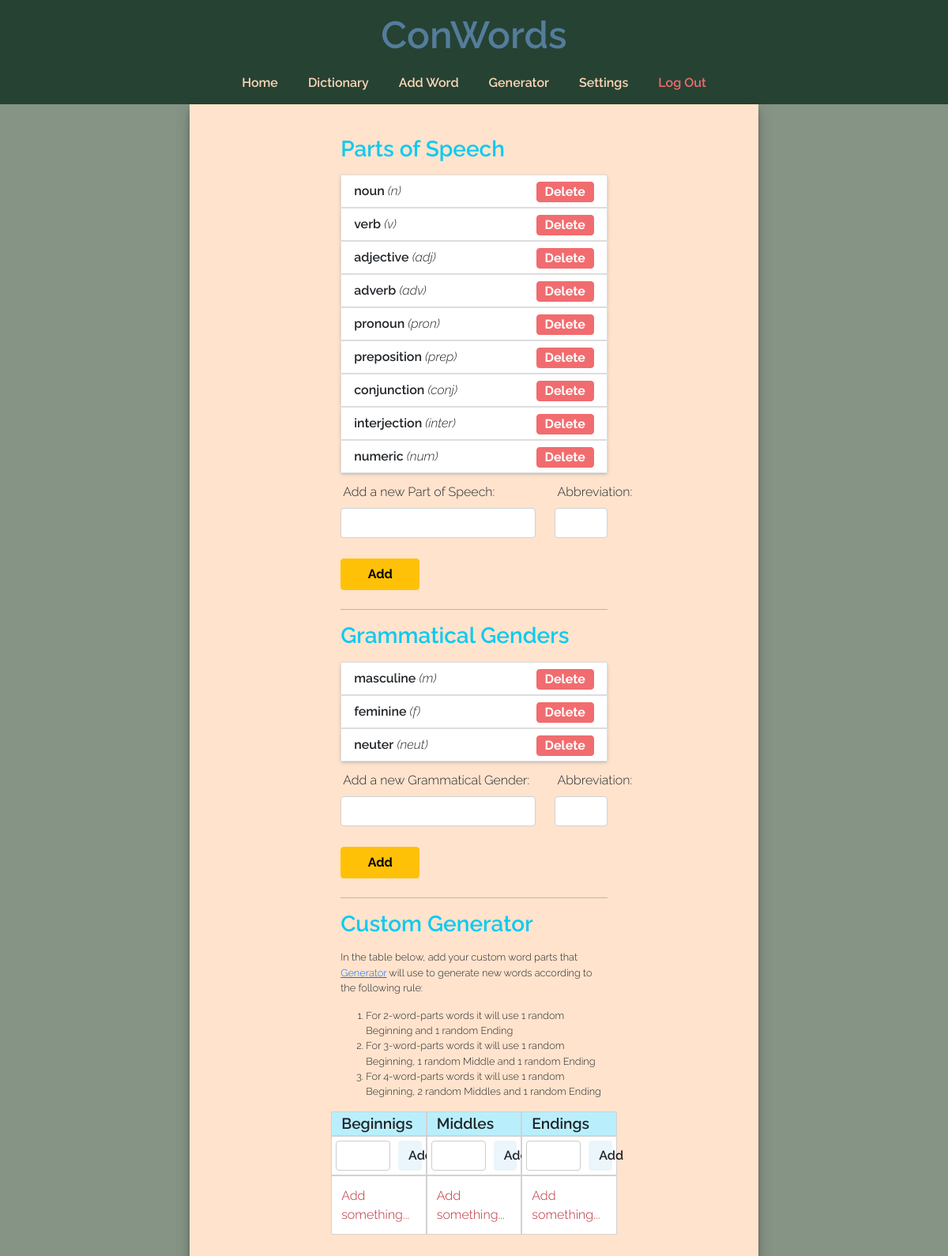
The app's page /settings (signed in), older data.
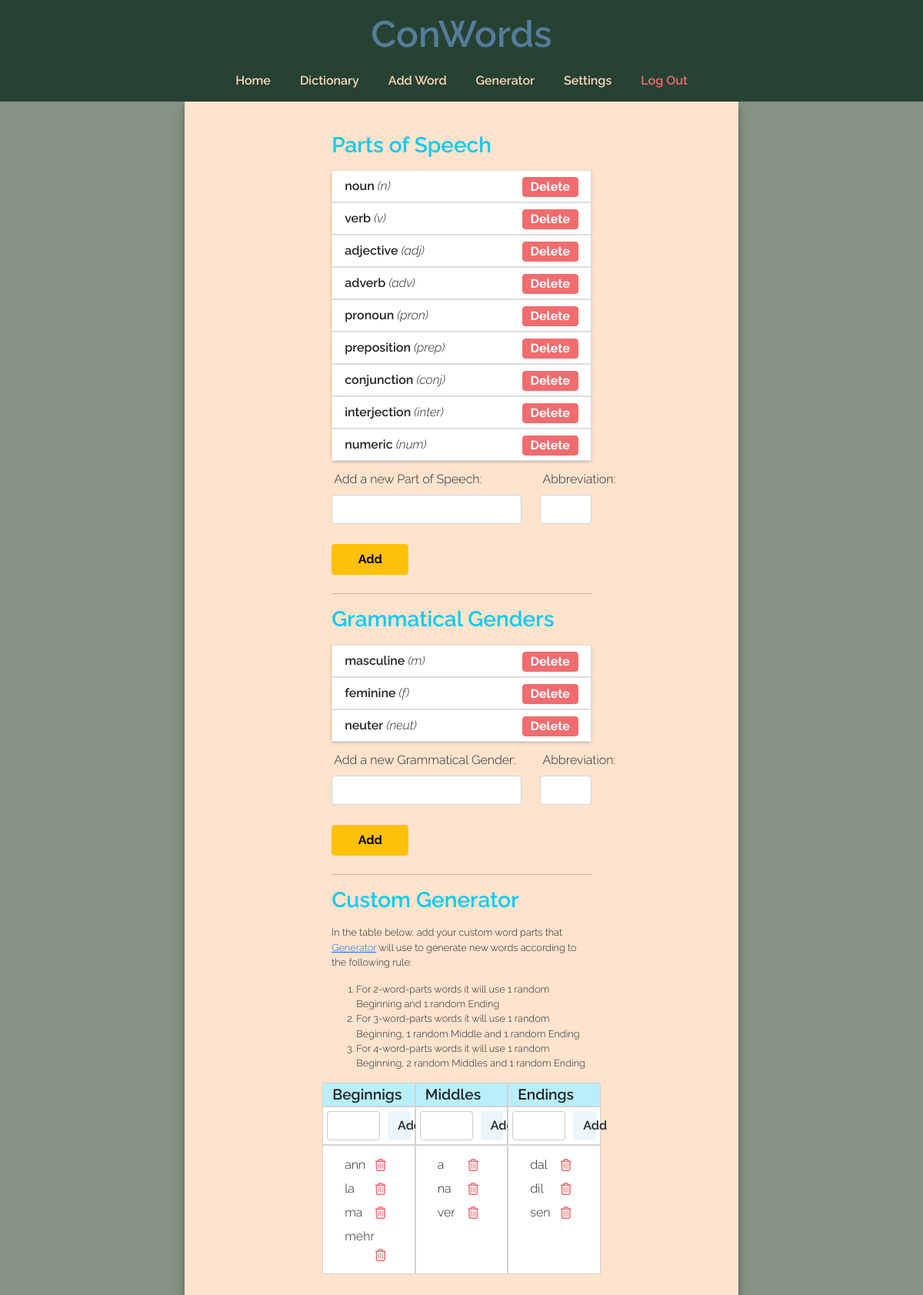
The same page, newer data.
### tables this page shows
CREATE TABLE parts_of_speech (
id INTEGER NOT NULL PRIMARY KEY AUTOINCREMENT,
part_of_speech TEXT NOT NULL,
abbreviation TEXT,
user_id INTEGER NOT NULL,
FOREIGN KEY(user_id) REFERENCES users(id)
);

CREATE TABLE grammatical_genders (
id INTEGER NOT NULL PRIMARY KEY AUTOINCREMENT,
grammatical_gender TEXT NOT NULL,
abbreviation TEXT,
user_id INTEGER NOT NULL,
FOREIGN KEY(user_id) REFERENCES users(id)
);

CREATE TABLE user_word_parts (
user_id INTEGER NOT NULL,
position_id INTEGER NOT NULL,
word_part TEXT NOT NULL,
FOREIGN KEY(user_id) REFERENCES users(id),
FOREIGN KEY(position_id) REFERENCES positions(id)
);

### app.py (the view, shortened to what this page needs)
@app.route("/settings", methods=["GET", "POST"])
@login_required
def settings():
    db = get_db()
    pos_list_empty = 0
    gram_list_empty = 0
    pos_list = db.execute("SELECT part_of_speech, abbreviation FROM parts_of_speech WHERE user_id = ?;", (session["user_id"],)).fetchall()
    gram_gender_list = db.execute("SELECT grammatical_gender, abbreviation FROM grammatical_genders WHERE user_id = ?;", (session["user_id"], )).fetchall()
    if len(pos_list) == 0:
        pos_list_empty = 1
        pos_placeholder = "Parts of Speech have not been defined yet"
    else:
        pos_list_empty = 0
        pos_placeholder = ""
    if len(gram_gender_list) == 0:
        gram_list_empty = 1
        gram_placeholder = "Grammatical Genders have not been defined yet"
    else:
        gram_list_empty = 0
        gram_placeholder = ""
    beginnings_empty = 0
    middles_empty = 0
    endings_empty = 0
    beginnings = db.execute("SELECT word_part FROM user_word_parts WHERE position_id = ? AND user_id = ? ORDER BY word_part;", (1, session["user_id"],)).fetchall()
    beginnings_length = len(beginnings)
    middles = db.execute("SELECT word_part FROM user_word_parts WHERE position_id = ? AND user_id = ? ORDER BY word_part;", (2, session["user_id"],)).fetchall()
    middles_length = len(middles)
    endings = db.execute("SELECT word_part FROM user_word_parts WHERE position_id = ? AND user_id = ? ORDER BY word_part;", (3, session["user_id"],)).fetchall()
    endings_length = len(endings)
    db.close()
    return render_template("settings.html", pos_list=pos_list, gram_gender_list=gram_gender_list, pos_placeholder=pos_placeholder, gram_placeholder=gram_placeholder, pos_list_empty=pos_list_empty, gram_list_empty=gram_list_empty, beginnings=beginnings, middles=middles, endings=endings, beginnings_length=beginnings_length, middles_length=middles_length, endings_length=endings_length)

### app.py (called while the page is built)
@app.after_request
def after_request(response):
    response.headers["Cache-Control"] = "no-cache, no-store, must-revalidate"
    response.headers["Expires"] = 0
    response.headers["Pragma"] = "no-cache"
    return response

### helpers.py (called while the page is built)
def get_db():
    connection = sqlite3.connect("conlang.db")
    return connection

def login_required(f):
    @wraps(f)
    def decorated_function(*args, **kwargs):
        if session.get("user_id") is None:
            return redirect("/login")
        return f(*args, **kwargs)
    return decorated_function

### templates/settings.html (shortened to what this page needs)
{% extends "layout.html" %}
{% block main %}
<div class="maininfo">
    <h3 class="text-info mb-3"><b>Parts of Speech</b></h3>
    <ul class="list-group">
        {% if pos_list_empty == 1 %}
        <li class="list-group-item error">{{ pos_placeholder }}</li>
        {% else %}
            {% for part_of_speech in pos_list %}
                <form action="/settings" method="post">
                    <li class="list-group-item list-item-tag"><b>{{ part_of_speech[0] }}</b> <i>({{ part_of_speech[1] }})</i>
                        <div class="right">
                            <button type="submit" class="btn btn-danger btn-list delete">Delete</button>
                        </div>
                    </li>
                </form>
            {% endfor %}
        {% endif %}
    </ul>
    <form action="/settings" method="post">
        <div class="mb-3 containter">
            <div class="row">
                <div class="col-9">
                    <label for="inputPartOfSpeech" class="form-label">Add a new Part of Speech:</label>
                </div>
                <div class="col-3">
                    <label for="inputPOSAbbreviation" class="form-label">Abbreviation:</label>
                </div>
            </div>
            <div class="row">
                <div class="col-9">
                    <input id="inputPartOfSpeech" name="partOfSpeech" class="form-control" required>
                </div>
                <div class="col-3">
                    <input id="inputPOSAbbreviation" name="partOfSpeechAbbreviation" class="form-control mb-3" required>
                </div>
            </div>
            <div class="add-btn-div">
                <button class="btn btn-warning mb-2 add-btn-settings" type="submit">Add</button>
            </div>
        </div>
    </form>
    <hr>
    <h3 class="text-info mb-3"><b>Grammatical Genders</b></h3>
    <ul class="list-group">
        {% if gram_list_empty == 1 %}
        <li class="list-group-item error">{{ gram_placeholder }}</li>
        {% else %}
            {% for gram_gender in gram_gender_list %}
                <form action="/settings" method="post">
                    <li class="list-group-item list-item-tag"><b>{{ gram_gender[0] }}</b> <i>({{ gram_gender[1] }})</i>
                        <div class="right">
                            <button type="submit" class="btn btn-danger btn-list delete">Delete</button>
                        </div>
                    </li>
                </form>
            {% endfor %}
        {% endif %}
    </ul>
    <form action="/settings" method="post">
        <div class="mb-3 containter">
            <div class="row">
                <div class="col-9">
                    <label for="inputGrammaticalGender" class="form-label">Add a new Grammatical Gender:</label>
                </div>
                <div class="col-3">
                    <label for="inputGramAbbreviation" class="form-label">Abbreviation:</label>
                </div>
            </div>
            <div class="row">
                <div class="col-9">
                    <input id="inputGrammaticalGender" name="gramGender" class="form-control" required>
                </div>
                <div class="col-3">
                    <input id="inputGramAbbreviation" name="gramGenderAbbreviation" class="form-control mb-3" required>
                </div>
            </div>
            <div class="add-btn-div">
                <button class="btn btn-warning mb-2 add-btn-settings" type="submit">Add</button>
            </div>
        </div>
    </form>
    <hr>
    <h3 class="text-info mb-3"><b>Custom Generator</b></h3>
    <p class="info-small">In the table below, add your custom word parts that <a href="/word-generator">Generator</a> will use to generate new words according to the following rule:
        <ol>
            <li class="info-small">For 2-word-parts words it will use 1 random Beginning and 1 random Ending</li>
            <li class="info-small">For 3-word-parts words it will use 1 random Beginning, 1 random Middle and 1 random Ending</li>
            <li class="info-small">For 4-word-parts words it will use 1 random Beginning, 2 random Middles and 1 random Ending</li>
        </ol>
    </p>
        <div class="containter">
            <div class="row">
                <div class="col my-gen-settings my-gen-header">
                    <b>Beginnigs</b>
                </div>
                <div class="col my-gen-settings my-gen-header">
                    <b>Middles</b>
                </div>
                <div class="col my-gen-settings my-gen-header">
                    <b>Endings</b>
                </div>
            </div>
            <div class="row">
                <div class="col my-gen-settings my-gen-settings-input">
                    <form action="/settings" method="post" class="d-flex">
                        <input class="gen-set-input form-control" name="beginning" autocomplete="off">
                        <button class="gen-set-btn btn right" type="submit"><b>Add</b></button>
                    </form>
                </div>
                <div class="col my-gen-settings my-gen-settings-input">
                    <form action="/settings" method="post" class="d-flex">
                        <input class="gen-set-input form-control" name="middle" autocomplete="off">
                        <button class="gen-set-btn btn right" type="submit"><b>Add</b></button>
                    </form>
                </div>
                <div class="col my-gen-settings my-gen-settings-input">
                    <form action="/settings" method="post" class="d-flex">
                        <input class="gen-set-input form-control" name="ending" autocomplete="off">
                        <button class="gen-set-btn btn right" type="submit"><b>Add</b></button>
                    </form>
                </div>
            </div>
            <div class="row">
                <div class="col my-gen-settings">
                    <ul class="list-group wp-list">
                        {% if beginnings_length == 0 %}
                        <li class="list-group error wordpart">Add something...</li>
                        {% else %}
                            {% for beginning in beginnings %}
                            <form action="/settings" method="post">
                                <li class="list-group-item wordpart">{{ beginning[0] }}
                                    <div class="right">
                                        <button type="submit" class="btn delete-word-part-btn"><i class="fa-regular fa-trash-can"></i></button>
                                    </div>
                                </li>
                            </form>
                            {% endfor %}
                        {% endif %}
                    </ul>
                </div>
                <div class="col my-gen-settings">
                    <ul class="list-group wp-list">
                        {% if middles_length == 0 %}
                        <li class="list-group error wordpart">Add something...</li>
                        {% else %}
                            {% for middle in middles %}
                            <form action="/settings" method="post">
                                <li class="list-group-item wordpart">{{ middle[0] }}
                                    <div class="right">
                                        <button type="submit" class="btn delete-word-part-btn"><i class="fa-regular fa-trash-can"></i></button>
                                    </div>
                                </li>
                            </form>
                            {% endfor %}
                        {% endif %}
                    </ul>
                </div>
                <div class="col my-gen-settings">
                    <ul class="list-group wp-list">
                        {% if endings_length == 0 %}
                        <li class="list-group error wordpart">Add something...</li>
                        {% else %}
                            {% for ending in endings %}
                            <form action="/settings" method="post">
                                <li class="list-group-item wordpart">{{ ending[0] }}
                                    <div class="right">
                                        <button type="submit" class="btn delete-word-part-btn"><i class="fa-regular fa-trash-can"></i></button>
                                    </div>
                                </li>
                            </form>
                            {% endfor %}
                        {% endif %}
                    </ul>
                </div>
            </div>
        </div>
</div>
{% endblock main %}

### templates/layout.html (shortened to what this page needs)
<!DOCTYPE html>
<html lang="en">
    <head>
        <link href="https://cdn.jsdelivr.net/npm/bootstrap@5.1.3/dist/css/bootstrap.min.css" rel="stylesheet"></script>
        <link href="/static/styles.css" rel="stylesheet">
    </head>
    <body>
        <header>
            <h1><b>ConWords</b></h1>
            <ul class="nav justify-content-center pb-1">
                {% if session["user_id"] %}
                    <li class="nav-item">
                        <a class="nav-link" href="/">Home</a>
                    </li>
                    <li class="nav-item">
                        <a class="nav-link" href="/dictionary">Dictionary</a>
                    </li>
                    <li class="nav-item">
                        <a class="nav-link" href="/addword">Add Word</a>
                    </li>
                    <li class="nav-item">
                        <a class="nav-link" href="/word-generator">Generator</a>
                    </li>
                    <li class="nav-item">
                        <a class="nav-link" href="/settings">Settings</a>
                    </li>
                    <li class="nav-item logout">
                        <a class="nav-link logout" href="/logout">Log Out</a>
                    </li>
                {% endif %}
              </ul>
        </header>
        <main>
            <div class="container">
                {% block main %}{% endblock %}
            </div>
        </main>
    </body>
</html>

### static/styles.css (style rules this page uses)
* { margin: 0; padding: 0; box-sizing: border-box; }
body { font-family: 'Raleway', -apple-system, system-ui, BlinkMacSystemFont, "Segoe UI", Roboto, "Helvetica Neue", Arial, sans-serif; font-weight: 300; background-color: #869486; }
b { font-weight: 600; }
header { text-align: center; background-color: #264233; }
header h1 { color: #547c9b; font-size: 3rem; padding-top: 1rem; }
label { margin: 12px 0px 3px 3px; }
.nav-link { font-weight: 600; color: #ffd6b7; }
.logout { color: #f16c6f; }
.nav li { border: 3px solid rgba(33, 37, 41, 0); transition: border-color 0.5s; }
.container { width: 60%; background-color: #ffe3cd; border-bottom-left-radius: 10px; border-bottom-right-radius: 10px; box-shadow: rgba(0, 0, 0, 0.19) 0px 10px 20px, rgba(0, 0, 0, 0.23) 0px 6px 6px; }
.add-btn-settings { margin-top: 10px; padding-top: 7px; padding-bottom: 7px; width: 100px; font-weight: bold; }
.maininfo { height: 100%; padding: 40px 40px 50px 40px; width: 60%; margin-left: auto; margin-right: auto; }
.right { float: right; }
.btn-list { padding: 0px 10px; font-weight: bold; }
.delete { background-color: #f16c6f; border: 1px solid #f16c6f; }
.list-item-tag { box-shadow: rgba(38, 75, 109, 0.25) 0px 2px 5px -1px, rgba(0, 0, 0, 0.139) 0px 1px 3px -1px; }
.my-gen-settings { background-color: #fff; border: 1px solid #d2d2d2; }
.my-gen-settings-input { padding: 0; }
.gen-set-input { width: 65%; margin: 5px; max-height: 100%; border: 1px solid #cccccc; border-radius: 4px; padding-left: 7px; }
.gen-set-btn { width: 25%; margin: 5px; background-color: #ebf5fc; }
.my-gen-header { background-color: #b9effc; }
.my-gen-header b { font-size: larger; }
.info-small { font-size: 0.8rem; }
.wordpart { border: none; margin-top: 3px; margin-bottom: 0px; padding-bottom: 2px; padding-top: 2px; }
.fa-trash-can { color: #f16c6f; }
.delete-word-part-btn { margin: 0; padding: 0; width: 2rem; }
.wp-list { margin-top: 8px; margin-bottom: 10px; }

Row changes from the older to the newer data that the page shows:
added user_word_parts: word_part "ann", shown under "Custom Generator"
added user_word_parts: word_part "la", shown under "Custom Generator"
added user_word_parts: word_part "ma", shown under "Custom Generator"
added user_word_parts: word_part "mehr", shown under "Custom Generator"
added user_word_parts: word_part "a"
added user_word_parts: word_part "na"
added user_word_parts: word_part "ver"
added user_word_parts: word_part "dal"
added user_word_parts: word_part "dil"
added user_word_parts: word_part "sen"
Text that changed along with them:
text no longer shown: "Add something... Add something... Add something..."
